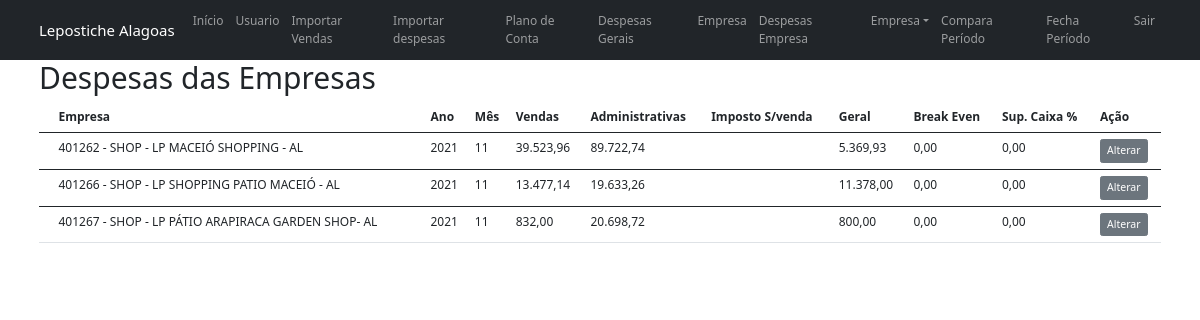
The page /mostra_despesas_empresa (signed in) on the database its author committed.
### leposticheBI/models.py (models this page shows)
class EmpresaResultado(database.Model):
    id = database.Column(database.Integer,primary_key=True)
    id_empresa = database.Column(database.Integer, database.ForeignKey('empresa.id'), nullable=False)
    ano = database.Column(database.Integer, nullable=False)
    mes = database.Column(database.Integer, nullable=False)
    receita_bruta = database.Column(database.Float)
    rep_bruta = database.Column(database.Float)
    devolucao = database.Column(database.Float)
    ipi = database.Column(database.Float)
    cmv = database.Column(database.Float)
    icms_substituto = database.Column(database.Float)
    despesas_ven = database.Column(database.Float ,default=0)
    despesas_ocu = database.Column(database.Float , default=0)
    despesas_adm = database.Column(database.Float ,default=0)
    despesas_ger = database.Column(database.Float ,default=0)
    break_even = database.Column(database.Float ,default=0)
    sup_caixa = database.Column(database.Float ,default=0)
    val_sup_caixa = database.Column(database.Float ,default=0)
    per_imposto = database.Column(database.Float ,default=0)
    val_imposto = database.Column(database.Float ,default=0)
    despesas_rateadas = database.Column(database.Float ,default=0)
    tot_rec_liq = database.Column(database.Float ,default=0)
    tot_cmv = database.Column(database.Float ,default=0)
    lucro_bruto = database.Column(database.Float ,default=0)
    rep_bruto = database.Column(database.Float ,default=0)
    tot_adm = database.Column(database.Float ,default=0)
    rep_adm = database.Column(database.Float ,default=0)
    rep_ven = database.Column(database.Float ,default=0)
    tot_des = database.Column(database.Float ,default=0)
    rep_des = database.Column(database.Float ,default=0)
    ebit = database.Column(database.Float ,default=0)
    rep_ebit = database.Column(database.Float ,default=0)

class Empresa(database.Model):
    id = database.Column(database.Integer ,primary_key=True, nullable=False)
    nome = database.Column(database.String, nullable=False)
    resultado = database.relationship('EmpresaResultado', backref='resultado', lazy=True)

### leposticheBI/routes.py (the view)
@app.route('/mostra_despesas_empresa')
@login_required
def mostra_despesas_empresa():
    despesas = EmpresaResultado.query.all()
    for despesa in despesas:
        despesa.con_despesas_ven = formatacao(despesa.despesas_ven + despesa.despesas_ocu)
        despesa.con_despesas_ocu = formatacao(despesa.val_imposto)
        despesa.con_despesas_adm = formatacao(despesa.despesas_adm)
        despesa.con_despesas_ger = formatacao(despesa.despesas_ger)
        despesa.con_break_even = formatacao(despesa.break_even)
        despesa.con_sup_caixa = formatacao(despesa.sup_caixa)
        despesa.con_per_imposto = formatacao(despesa.per_imposto)
    return render_template('mostra_despesas_empresa.html', despesas=despesas)

### leposticheBI/models.py (called while the page is built)
@login_menager.user_loader
def load_usuario(id_usuario):
    return Usuario.query.get(int(id_usuario))

### leposticheBI/routes.py (called while the page is built)
def formatacao(valor):
    if valor != None:
       converter = f'{valor:_.2f}'
       return converter.replace('.', ',').replace('_', '.')
    else:
        return '0,0'

### leposticheBI/templates/mostra_despesas_empresa.html
{% extends 'base.html' %}
{% block body %}
<div class="container">
     <h1>Despesas das Empresas</h1>
     <table class="table">
         <thead>
            <tr>
               <th scope="col"></th>
               <th scope="col">Empresa</th>
               <th scope="col">Ano</th>
               <th scope="col">Mês</th>
               <th scope="col">Vendas</th>
               <th scope="col">Administrativas</th>
               <th scope="col">Imposto S/venda</th>
               <th scope="col">Geral</th>
               <th scope="col">Break Even</th>
               <th scope="col">Sup. Caixa %</th>
               <th scope="col">Ação</th>
            </tr>
         </thead>
         {% for despesa in despesas %}
         <tbody>
                <tr>
                  <th scope="row"></th>
                  <td>{{ despesa.resultado.nome }}</td>
                  <td>{{ despesa.ano }}</td>
                  <td>{{ despesa.mes }}</td>
                  <td>{{ despesa.con_despesas_ven }}</td>
                  <td>{{ despesa.con_despesas_adm }}</td>
                  <td>{{ despesa.con_val_imposto }}</td>
                  <td>{{ despesa.con_despesas_ger }}</td>
                  <td>{{ despesa.con_break_even }}</td>
                  <td>{{ despesa.con_sup_caixa }}</td>
                  <td>
                   <a class="btn btn-secondary btn-sm " role="button" aria-disabled="true"
                      href="{{ url_for('edita_despesas_empresa', despesa_id=despesa.id) }}">Alterar</a>
                   </td>
                </tr>
         </tbody>
         {% endfor %}
     </table>
</div>
{% endblock %}

### leposticheBI/static/main.css (style rules this page uses)
body { background-color: #B3E5FC; border-radius: 10px }

### leposticheBI/templates/base.html (style rules this page uses)
body { background-color: white; }
html { font-size: 12px }

### rows shown on the page
EmpresaResultado: resultado.nome "401262 - SHOP - LP MACEIÓ SHOPPING - AL", ano "2021", mes "11", con_despesas_ven "39.523,96", con_despesas_adm "89.722,74", con_despesas_ger "5.369,93", con_break_even "0,00", con_sup_caixa "0,00"
EmpresaResultado: resultado.nome "401266 - SHOP - LP SHOPPING PATIO MACEIÓ - AL", ano "2021", mes "11", con_despesas_ven "13.477,14", con_despesas_adm "19.633,26", con_despesas_ger "11.378,00", con_break_even "0,00", con_sup_caixa "0,00"
EmpresaResultado: resultado.nome "401267 - SHOP - LP PÁTIO ARAPIRACA GARDEN SHOP- AL", ano "2021", mes "11", con_despesas_ven "832,00", con_despesas_adm "20.698,72", con_despesas_ger "800,00", con_break_even "0,00", con_sup_caixa "0,00"
